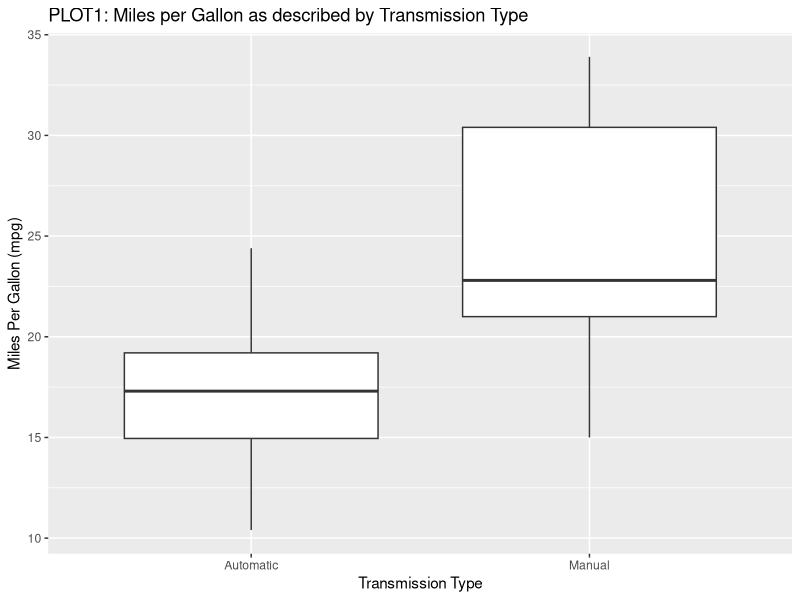
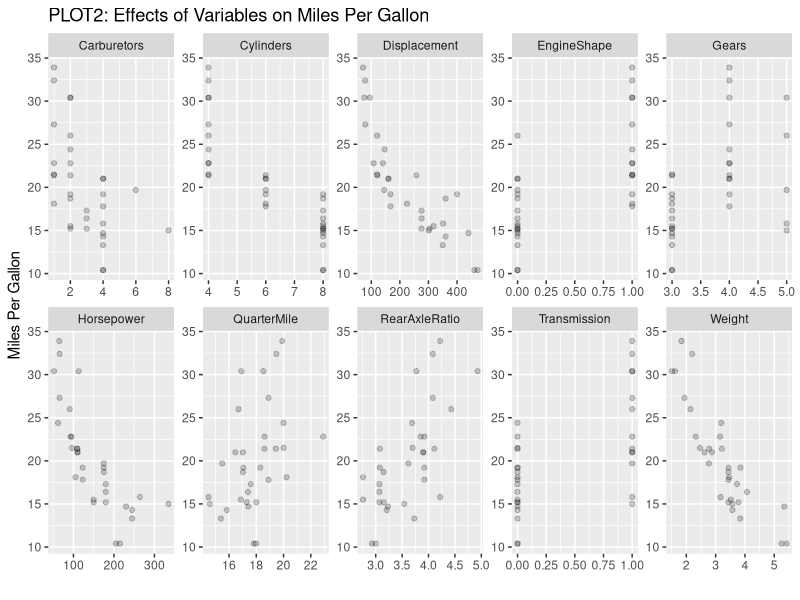
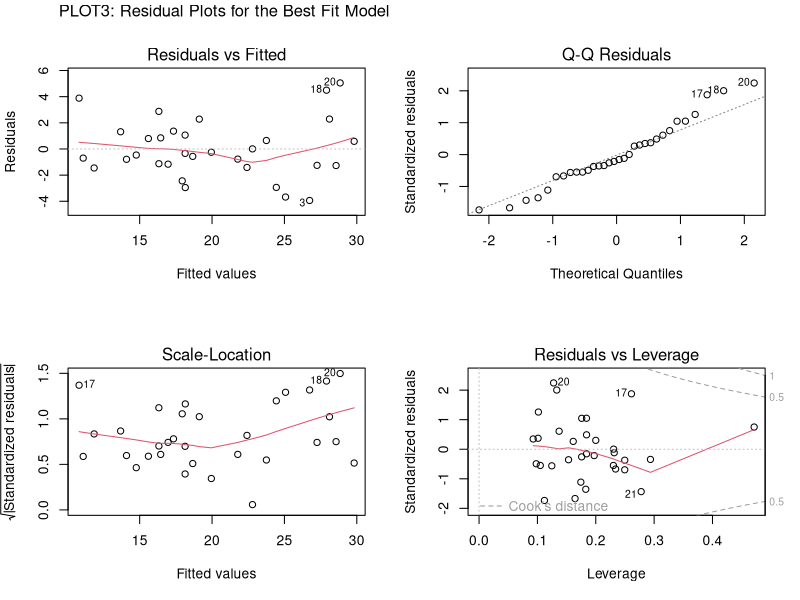

Write R code to recreate these figures, in order.
## ---- chunk 1
knitr::opts_chunk$set(echo = TRUE, warning = FALSE, message = FALSE)
## ---- chunk 2
require(ggplot2)
require(dplyr)
require(tidyr)
data(mtcars)
head(mtcars)
## ---- chunk 3
data <- data.frame(MilesPerGallon = mtcars$mpg,
             Cylinders = factor(mtcars$cyl), 
             EngineShape = factor(mtcars$vs, levels = c(0,1), labels = c("V-shaped","Straight")), 
             Transmission = factor(mtcars$am, levels = c(0,1), labels = c("Automatic", "Manual")), 
             Gears = factor(mtcars$gear), 
             Carburetors = factor(mtcars$carb),
             Weight = mtcars$wt,
             Displacement = mtcars$disp,
             Horsepower = mtcars$hp,
             RearAxleRatio = mtcars$drat,
             QuarterMile = mtcars$qsec)
## ---- chunk 4
AutomaticMPG <- data[data$Transmission == "Automatic",]$MilesPerGallon
ManualMPG <- data[data$Transmission == "Manual",]$MilesPerGallon
t.test(AutomaticMPG, ManualMPG)
## ---- chunk 5
fit1 <- lm(MilesPerGallon ~ Transmission, data)
summary(fit1)
## ---- chunk 6
fit2 <- lm(MilesPerGallon ~ Transmission + Cylinders, data)
fit3 <- lm(MilesPerGallon ~ Transmission + Cylinders + Weight, data)
fit4 <- lm(MilesPerGallon ~ Transmission + Cylinders + Weight + Horsepower, data)
fit5 <- lm(MilesPerGallon ~ Transmission + Cylinders + Weight + Horsepower + Displacement, data)
anova(fit1,fit2,fit3,fit4,fit5)
## ---- chunk 7
BestFit <- fit4
summary(BestFit)
shapiro.test(BestFit$residuals)
## ---- chunk 8
ggplot(data, aes(x = Transmission, y = MilesPerGallon)) +
      geom_boxplot() +
      labs(x = "Transmission Type", 
           y = "Miles Per Gallon (mpg)", 
           title = "PLOT1: Miles per Gallon as described by Transmission Type")
## ---- chunk 9
levels(data$EngineShape) <- 0:1
levels(data$Transmission) <- 0:1
data %>% gather(-MilesPerGallon, key = "Factor", value = "Value") %>% mutate(Value = as.numeric(Value)) %>%
      ggplot(aes(x = Value, y = MilesPerGallon)) +
      geom_point(alpha = 0.2) + 
      facet_wrap(~ Factor, scales= "free", ncol = 5) +
      labs(x = "", y = "Miles Per Gallon", title = "PLOT2: Effects of Variables on Miles Per Gallon")
## ---- chunk 10
par(mfrow = c(2,2))
plot(BestFit)
title(main = "PLOT3: Residual Plots for the Best Fit Model", sub = "", outer = TRUE, adj = 0.125, line = -1, font.main = 1)
